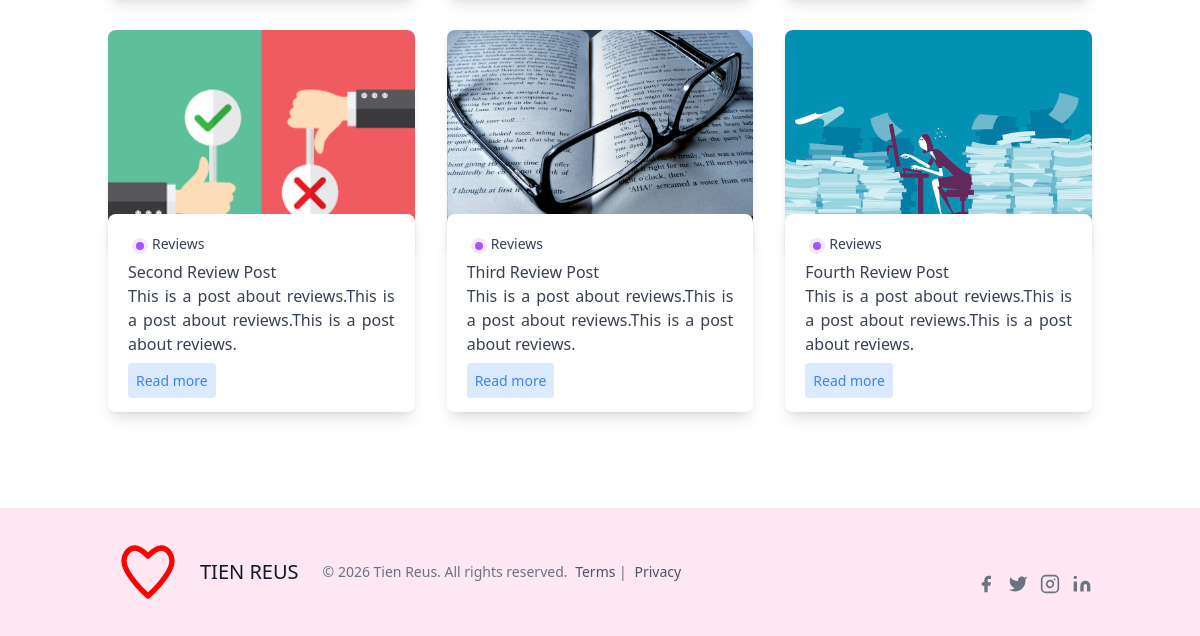
The app's page /search/ (lower part), older data.
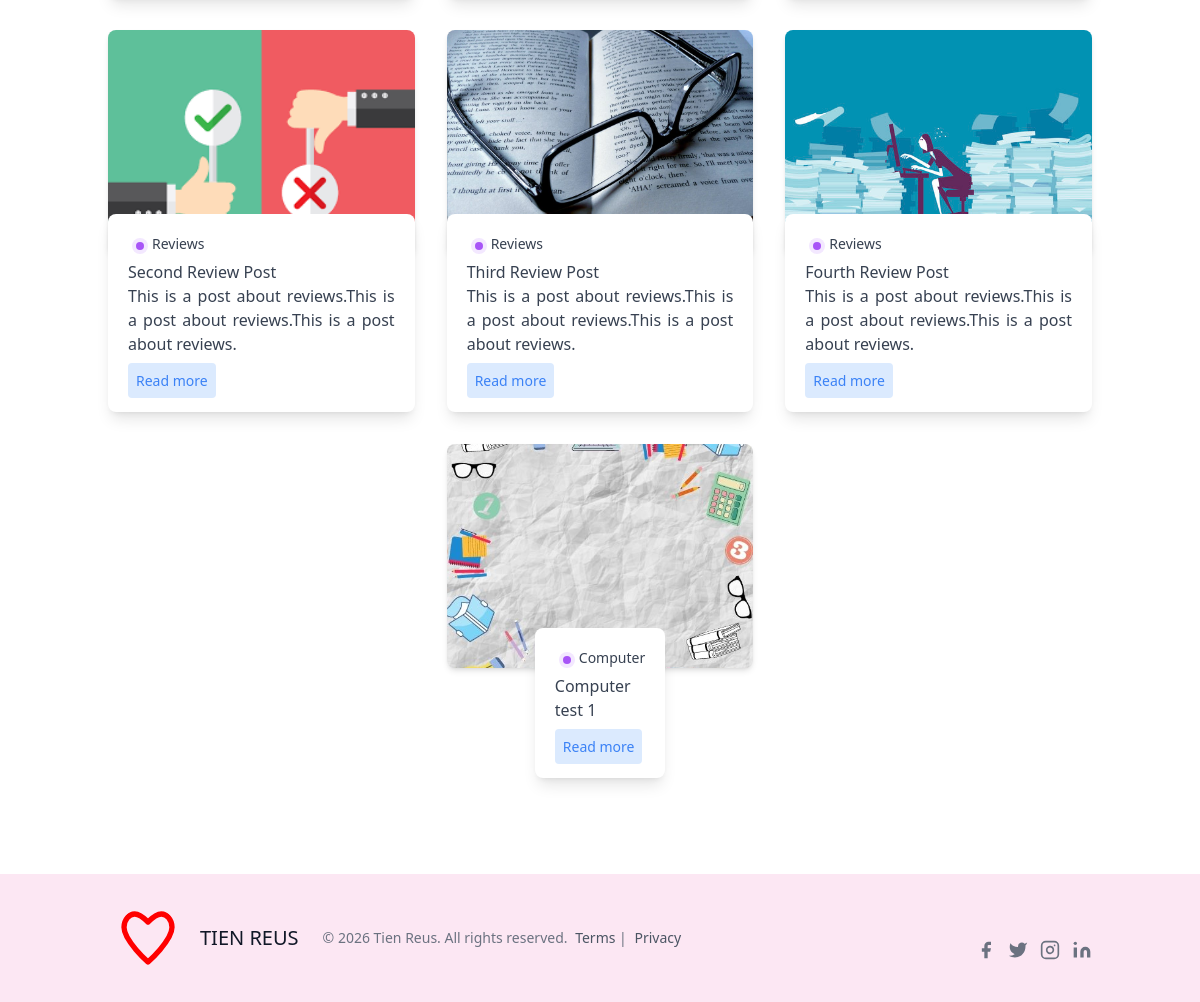
The same page, newer data.
### posts/models.py (models this page shows, shortened)
class Post(models.Model):
    title = models.CharField(max_length=100)
    slug = models.SlugField()
    overview = models.TextField()
    timestamp = models.DateTimeField(auto_now_add=True)
    content = models.TextField()
    author = models.ForeignKey(Author, on_delete=models.CASCADE)
    thumbnail = models.ImageField()
    categories = models.ManyToManyField(Category)
    featured = models.BooleanField()

class Category(models.Model):
    title = models.CharField(max_length=20)
    subtitle = models.CharField(max_length=20)
    slug = models.SlugField()
    thumbnail = models.ImageField()

### posts/views.py (the view)
# urls.py: path('search/', search, name = 'search'),
def search(request):
    queryset = Post.objects.all()
    query = request.GET.get('q')
    if query:
        queryset = queryset.filter(
            Q(title__icontains=query) |
            Q(overview__icontains=query)
        ).distinct()
    context = {
        'object_list': queryset
    }
    return render(request, 'search_bar.html', context)

### posts/templatetags/markdown_extras.py (called while the page is built)
@register.simple_tag
def get_categories():
    return Category.objects.all()[0:3]

### templates/search_bar.html (shortened to what this page needs)
{% extends 'base.html' %}
{% block content %}
<section class="blog text-gray-700 body-font">
    <div class="container px-5 py-24 mx-auto">
      <div class="flex flex-wrap sm:-m-4 -mx-4 -mb-10 -mt-4">
        {% for obj in object_list %}
        <div class="p-4 md:w-1/3 md:mb-0 mb-6 flex flex-col justify-center items-center max-w-sm mx-auto">
          <div class="bg-gray-300 h-56 w-full rounded-lg shadow-md bg-cover bg-center" style="background-image: url('{{ obj.thumbnail.url }}')"></div>
          <div class=" w-70 bg-white -mt-10 shadow-lg rounded-lg overflow-hidden p-5">
            <div class="header-content inline-flex ">
              <div class="category-badge flex-1  h-4 w-4 m rounded-full m-1 bg-purple-100">
                <div class="h-2 w-2 rounded-full m-1 bg-purple-500 " ></div>
              </div>
              {% for category in obj.categories.all %}
              <div class="category-title flex-1 text-sm">
                {{ category.title }}
              </div>
              {% endfor %}
            </div>
              <div class="title-post font-medium">
              {{ obj.title }}
              </div>
              <div class="summary-post text-base text-justify">
                {{ obj.overview }}
              </div>
              <div class="mt-3">
              <a href="{% url 'post' obj.slug %}" class="bg-blue-100 text-blue-500 rounded p-2 text-sm ">
                Read more
              </a>
            </div>
          </div>
        </div>
        {% endfor %}
      </div>
    </div>
</section>
{% endblock %}

Row changes from the older to the newer data that the page shows:
added Post: thumbnail (picture), title "Computer", overview "test 1"
added Category: title "Computer"
